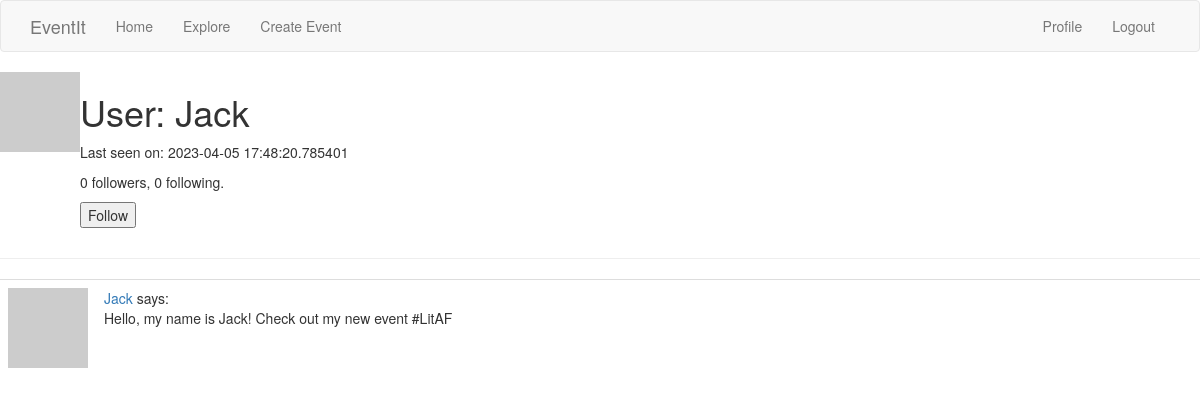
The page /user/Jack (signed in) on the database as committed earlier.
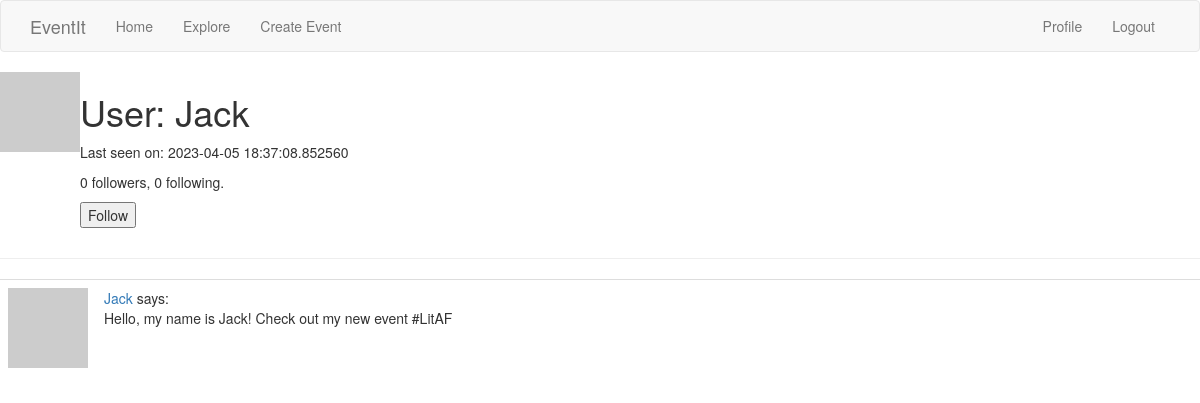
The same page on the database as committed later.
### app/models.py (models this page shows, shortened)
class User(UserMixin, db.Model):
    id = db.Column(db.Integer, primary_key=True)
    username = db.Column(db.String(64), index=True, unique=True)
    email = db.Column(db.String(120), index=True, unique=True)
    password_hash = db.Column(db.String(128))
    posts = db.relationship('Post', backref='author', lazy='dynamic')
    followed = db.relationship(
        'User', secondary=followers,
        primaryjoin=(followers.c.follower_id == id),
        secondaryjoin=(followers.c.followed_id == id),
        backref=db.backref('followers', lazy='dynamic'), lazy='dynamic')
    def avatar(self, size):
        digest = md5(self.email.lower().encode('utf-8')).hexdigest()
        return 'https://www.gravatar.com/avatar/{}?d=identicon&s={}'.format(digest, size)
    def is_following(self, user):
        return self.followed.filter(
            followers.c.followed_id == user.id).count() > 0
    about_me = db.Column(db.String(140))
    last_seen = db.Column(db.DateTime, default=datetime.utcnow)

### app/routes.py (the view)
@app.route('/user/<username>')
@login_required
def user(username):
    user = User.query.filter_by(username=username).first_or_404()
    page = request.args.get('page', 1, type=int)
    posts = user.posts.order_by(Post.timestamp.desc()).paginate(
        page=page, per_page=app.config['POSTS_PER_PAGE'], error_out=False)
    next_url = url_for('user', username=user.username, page=posts.next_num) \
        if posts.has_next else None
    prev_url = url_for('user', username=user.username, page=posts.prev_num) \
        if posts.has_prev else None
    form = EmptyForm()
    return render_template('user.html', user=user, posts=posts.items,
                           next_url=next_url, prev_url=prev_url, form=form)

### app/forms.py
class EmptyForm(FlaskForm):
    submit = SubmitField('Submit')

### app/models.py (called while the page is built)
@login.user_loader
def load_user(id):
    return User.query.get(int(id))

### app/routes.py (called while the page is built)
@app.before_request
def before_request():
    if current_user.is_authenticated:
        current_user.last_seen = datetime.utcnow()
        db.session.commit()

### app/templates/user.html (shortened to what this page needs)
{% extends "base.html" %}
{% block content %}
    <table>
        <tr valign="top">
            <td><img src="{{ user.avatar(128) }}"></td>
            <td>
                <h1>User: {{ user.username }}</h1>
                {% if user.last_seen %}<p>Last seen on: {{ user.last_seen }}</p>{% endif %}
                <p>{{ user.followers.count() }} followers, {{ user.followed.count() }} following.</p>
                {% if user == current_user %}
                <p><a href="{{ url_for('edit_profile') }}">Edit your profile</a></p>
                {% elif not current_user.is_following(user) %}
                <p>
                    <form action="{{ url_for('follow', username=user.username) }}" method="post">
                        {{ form.submit(value='Follow') }}
                    </form>
                </p>
                {% endif %}
            </td>
        </tr>
    </table>
    <hr>
    {% for post in posts %}
        {% include '_post.html' %}
    {% endfor %}
{% endblock %}

Rows that differ between the two databases and show on the page:
changed User "Jack": last_seen "2023-04-05 17:48:20.785401" → "2023-04-05 18:37:08.852560"
